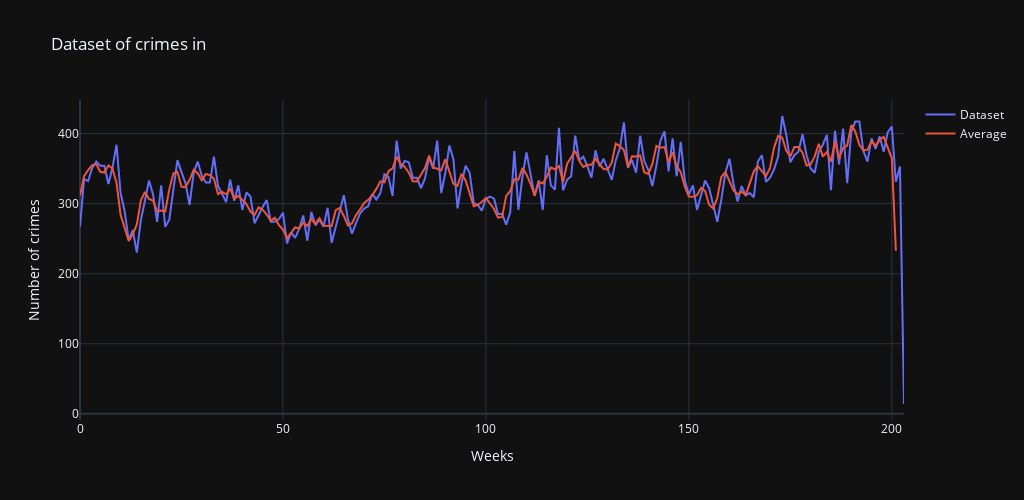

Notebook source saved alongside this figure:
### Code cell
list_graphs = []
graph_1 = go.Scatter(x=list(range(0,len(df1))),y=df1.flatten(),name="Dataset")
list_graphs.append(graph_1)
average = moving_average(df1)
graph_2 = go.Scatter(x=list(range(0,len(df1))),y=average,name="Average")
list_graphs.append(graph_2)
fig = go.Figure(data=list_graphs)
fig.update_layout(width=1024,height=500,title="Dataset of crimes in ",xaxis=dict(title='Weeks'),yaxis=dict(title='Number of crimes'))

fig.show()

### Figure 1 — Plotly figure (JSON) as saved in the notebook; plotly's stock layout.template omitted (floating-point values rounded to 4 significant figures; data arrays with more than 128 entries replaced by an {"elided": "..."} marker saying what was removed)
{"data": [{"name": "Dataset", "x": {"elided": "204 int values"}, "y": {"elided": "204 int values"}, "type": "scatter"}, {"name": "Average", "x": {"elided": "204 int values"}, "y": {"elided": "202 float values"}, "type": "scatter"}], "layout": {"width": 1024, "height": 500, "title": {"text": "Dataset of crimes in "}, "xaxis": {"title": {"text": "Weeks"}}, "yaxis": {"title": {"text": "Number of crimes"}}}}
